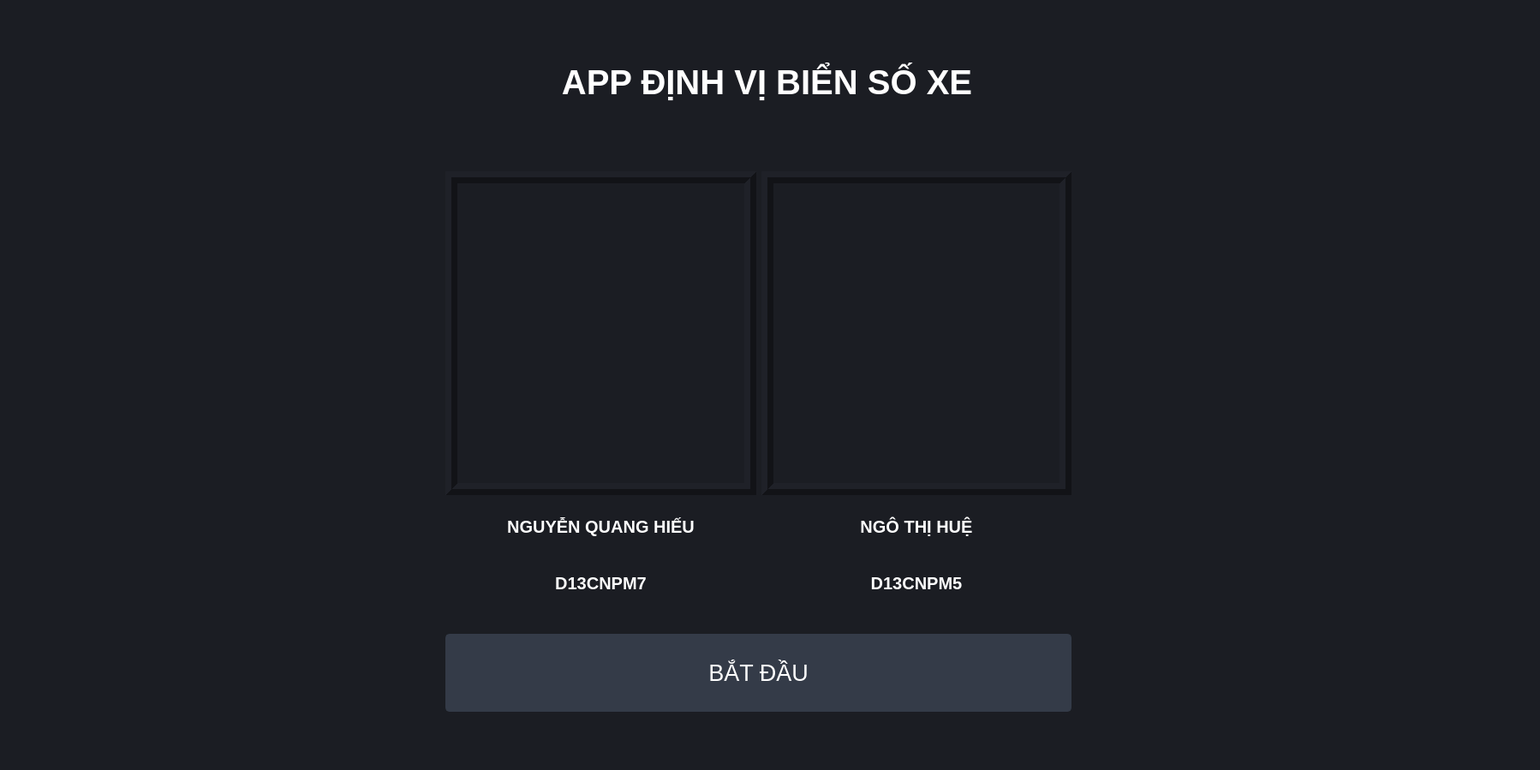
<?xml version="1.0" encoding="UTF-8"?>
<ui version="4.0">
 <class>MainWindow</class>
 <widget class="QMainWindow" name="MainWindow">
  <property name="geometry">
   <rect>
    <x>0</x>
    <y>0</y>
    <width>1798</width>
    <height>899</height>
   </rect>
  </property>
  <property name="windowTitle">
   <string>MainWindow</string>
  </property>
  <property name="styleSheet">
   <string notr="true">background-color: rgb(27, 29, 35); color:white</string>
  </property>
  <widget class="QWidget" name="centralwidget">
   <widget class="QPushButton" name="btnBatDau">
    <property name="geometry">
     <rect>
      <x>520</x>
      <y>740</y>
      <width>731</width>
      <height>91</height>
     </rect>
    </property>
    <property name="font">
     <font>
      <pointsize>20</pointsize>
     </font>
    </property>
    <property name="styleSheet">
     <string notr="true">QPushButton {
	border: 2px solid rgb(52, 59, 72);
	border-radius: 5px;	
	background-color: rgb(52, 59, 72);
}
QPushButton:hover {
	background-color: rgb(57, 65, 80);
	border: 2px solid rgb(61, 70, 86);
}
QPushButton:pressed {	
	background-color: rgb(35, 40, 49);
	border: 2px solid rgb(43, 50, 61);
}</string>
    </property>
    <property name="text">
     <string>BẮT ĐẦU</string>
    </property>
   </widget>
   <widget class="QLabel" name="labelBoxBlenderInstalation">
    <property name="geometry">
     <rect>
      <x>330</x>
      <y>50</y>
      <width>1131</width>
      <height>91</height>
     </rect>
    </property>
    <property name="font">
     <font>
      <family>Segoe UI</family>
      <pointsize>30</pointsize>
      <weight>75</weight>
      <bold>true</bold>
     </font>
    </property>
    <property name="styleSheet">
     <string notr="true"/>
    </property>
    <property name="text">
     <string>APP ĐỊNH VỊ BIỂN SỐ XE</string>
    </property>
    <property name="alignment">
     <set>Qt::AlignCenter</set>
    </property>
   </widget>
   <widget class="QWidget" name="horizontalLayoutWidget">
    <property name="geometry">
     <rect>
      <x>520</x>
      <y>200</y>
      <width>731</width>
      <height>511</height>
     </rect>
    </property>
    <layout class="QHBoxLayout" name="horizontalLayout">
     <item>
      <layout class="QVBoxLayout" name="verticalLayout_2">
       <property name="sizeConstraint">
        <enum>QLayout::SetNoConstraint</enum>
       </property>
       <item>
        <widget class="QLabel" name="imgImageMode_2">
         <property name="sizePolicy">
          <sizepolicy hsizetype="Preferred" vsizetype="Preferred">
           <horstretch>0</horstretch>
           <verstretch>100</verstretch>
          </sizepolicy>
         </property>
         <property name="frameShape">
          <enum>QFrame::Box</enum>
         </property>
         <property name="frameShadow">
          <enum>QFrame::Raised</enum>
         </property>
         <property name="lineWidth">
          <number>7</number>
         </property>
         <property name="text">
          <string/>
         </property>
        </widget>
       </item>
       <item>
        <widget class="QLabel" name="labelBoxBlenderInstalation_7">
         <property name="sizePolicy">
          <sizepolicy hsizetype="Preferred" vsizetype="Preferred">
           <horstretch>0</horstretch>
           <verstretch>16</verstretch>
          </sizepolicy>
         </property>
         <property name="font">
          <font>
           <family>Segoe UI</family>
           <pointsize>15</pointsize>
           <weight>75</weight>
           <bold>true</bold>
          </font>
         </property>
         <property name="styleSheet">
          <string notr="true"/>
         </property>
         <property name="text">
          <string>NGUYỄN QUANG HIẾU</string>
         </property>
         <property name="alignment">
          <set>Qt::AlignCenter</set>
         </property>
        </widget>
       </item>
       <item>
        <widget class="QLabel" name="labelBoxBlenderInstalation_8">
         <property name="sizePolicy">
          <sizepolicy hsizetype="Preferred" vsizetype="Preferred">
           <horstretch>0</horstretch>
           <verstretch>16</verstretch>
          </sizepolicy>
         </property>
         <property name="font">
          <font>
           <family>Segoe UI</family>
           <pointsize>15</pointsize>
           <weight>75</weight>
           <bold>true</bold>
          </font>
         </property>
         <property name="styleSheet">
          <string notr="true"/>
         </property>
         <property name="text">
          <string>D13CNPM7</string>
         </property>
         <property name="alignment">
          <set>Qt::AlignCenter</set>
         </property>
        </widget>
       </item>
      </layout>
     </item>
     <item>
      <layout class="QVBoxLayout" name="verticalLayout">
       <property name="sizeConstraint">
        <enum>QLayout::SetNoConstraint</enum>
       </property>
       <item>
        <widget class="QLabel" name="imgImageMode">
         <property name="sizePolicy">
          <sizepolicy hsizetype="Preferred" vsizetype="Preferred">
           <horstretch>0</horstretch>
           <verstretch>100</verstretch>
          </sizepolicy>
         </property>
         <property name="frameShape">
          <enum>QFrame::Box</enum>
         </property>
         <property name="frameShadow">
          <enum>QFrame::Raised</enum>
         </property>
         <property name="lineWidth">
          <number>7</number>
         </property>
         <property name="text">
          <string/>
         </property>
        </widget>
       </item>
       <item>
        <widget class="QLabel" name="labelBoxBlenderInstalation_5">
         <property name="sizePolicy">
          <sizepolicy hsizetype="Preferred" vsizetype="Preferred">
           <horstretch>0</horstretch>
           <verstretch>16</verstretch>
          </sizepolicy>
         </property>
         <property name="font">
          <font>
           <family>Segoe UI</family>
           <pointsize>15</pointsize>
           <weight>75</weight>
           <bold>true</bold>
          </font>
         </property>
         <property name="styleSheet">
          <string notr="true"/>
         </property>
         <property name="text">
          <string>NGÔ THỊ HUỆ</string>
         </property>
         <property name="alignment">
          <set>Qt::AlignCenter</set>
         </property>
        </widget>
       </item>
       <item>
        <widget class="QLabel" name="labelBoxBlenderInstalation_6">
         <property name="sizePolicy">
          <sizepolicy hsizetype="Preferred" vsizetype="Preferred">
           <horstretch>0</horstretch>
           <verstretch>16</verstretch>
          </sizepolicy>
         </property>
         <property name="font">
          <font>
           <family>Segoe UI</family>
           <pointsize>15</pointsize>
           <weight>75</weight>
           <bold>true</bold>
          </font>
         </property>
         <property name="styleSheet">
          <string notr="true"/>
         </property>
         <property name="text">
          <string>D13CNPM5</string>
         </property>
         <property name="alignment">
          <set>Qt::AlignCenter</set>
         </property>
        </widget>
       </item>
      </layout>
     </item>
    </layout>
   </widget>
  </widget>
  <widget class="QStatusBar" name="statusbar"/>
 </widget>
 <resources/>
 <connections/>
</ui>
